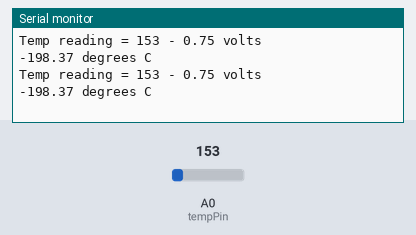
A sketch run on a simulated Arduino Uno, built with avr-gcc and run on an emulated ATmega328P. Parts: the last lines printed to the serial monitor. The inputs (shaded band) are chosen by the test bench; at power-on: A0 (tempPin) = 153.

Above: at 1.8 s.
1.9 s: A0 (tempPin) set to 165
At 2.8 s:
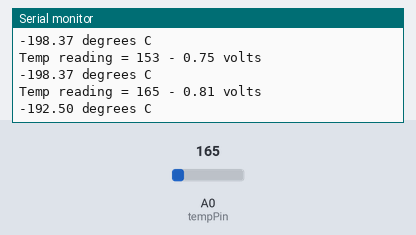
3.4 s: A0 (tempPin) set to 175
At 4.8 s:
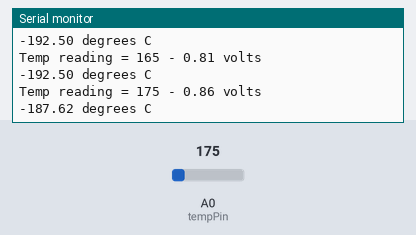
Timing chart, 0 to 6.4 s (numbered marks = the images above; inputs shaded):
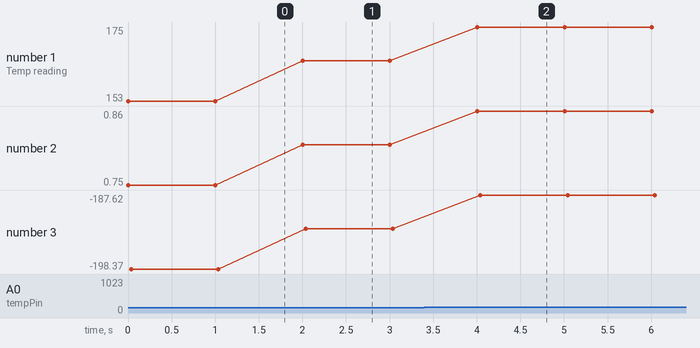

Measured:
- after the input at 1.9 s, the serial monitor: prints a new line after 0.10 s (image 1)
- after the input at 3.4 s, the serial monitor: prints a new line after 0.61 s (image 2)
- plotted number 1: 153 → 165 after the input at 1.9 s, 165 → 175 after the input at 3.4 s
- plotted number 2: 0.75 → 0.81 after the input at 1.9 s, 0.81 → 0.86 after the input at 3.4 s
- plotted number 3: -198.37 → -192.5 after the input at 1.9 s, -192.5 → -187.62 after the input at 3.4 s

The sketch:

temp_test.ino
```cpp
/* Sensor test sketch
  for more information see http://www.ladyada.net/make/logshield/lighttemp.html
  */

#define aref_voltage 5

//TMP36 Pin Variables
int tempPin = A0;        //the analog pin the TMP36's Vout (sense) pin is connected to
                        //the resolution is 10 mV / degree centigrade with a
                        //500 mV offset to allow for negative temperatures
int tempReading;        // the analog reading from the sensor

void setup(void) {
  Serial.begin(9600);
}


void loop(void) {

  tempReading = analogRead(tempPin);

  Serial.print("Temp reading = ");
  Serial.print(tempReading);     // the raw analog reading

  // converting that reading to voltage, which is based off the reference voltage
  float voltage = tempReading;
  voltage = voltage * (aref_voltage / 1023.0);

  // print out the voltage
  Serial.print(" - ");
  Serial.print(voltage);
  Serial.println(" volts");

  // now print out the temperature
  float temperatureK = voltage * 100 ;  //converting from 10 mv per degree wit 500 mV offset
                                               //to degrees ((volatge - 500mV) times 100)

  float temperatureC = temperatureK - 273.15;
  /*Serial.print(temperatureK); Serial.println(" degrees K");*/
  Serial.print(temperatureC); Serial.println(" degrees C");

  delay(1000);
}
```
